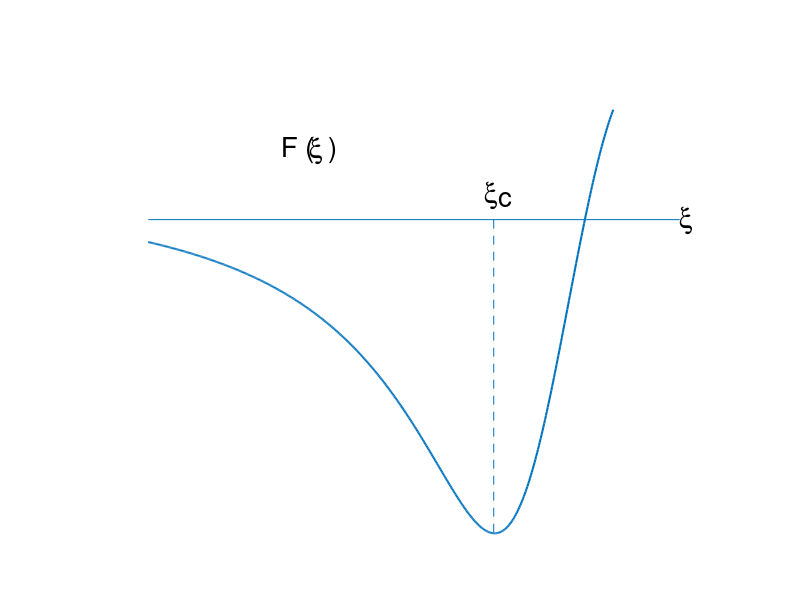

Source code (MATLAB): (Note: this script raises an error after producing the figure.)
q=[-11 1];
r=[-1 -1];
line(q,r)

axis off
hold on


q=[-3.2 -3.2];
r=[-1 -10];
line(q,r,'linestyle','--')



x=-11:.02:-.5;
y=-200.*x.*x./(100+x.*x.*x.*x)+3.*exp(-x.*x./2);
plot(x,y,'linewidth',1.5);

text(-8,1,'F (  )','fontsize',20)
text(-8,1,'    x','fontname','symbol','fontweight','bold','fontsize',20)

text(-3.4,-.3,'x','fontname','symbol','fontweight','bold','fontsize',20)
text(-3.4,-.4,'  c','fontsize',20)

text(1,-1,'x','fontname','symbol','fontweight','bold','fontsize',20)

rprime=sprintf('%c',162)
text(-7.5,1.1,rprime,'fontname','symbol','fontweight','bold','fontsize',20)


rdot=sprintf('%c',183)
text(-3.3,-10,rdot,'fontname','symbol','fontweight','bold','fontsize',20)

hold off